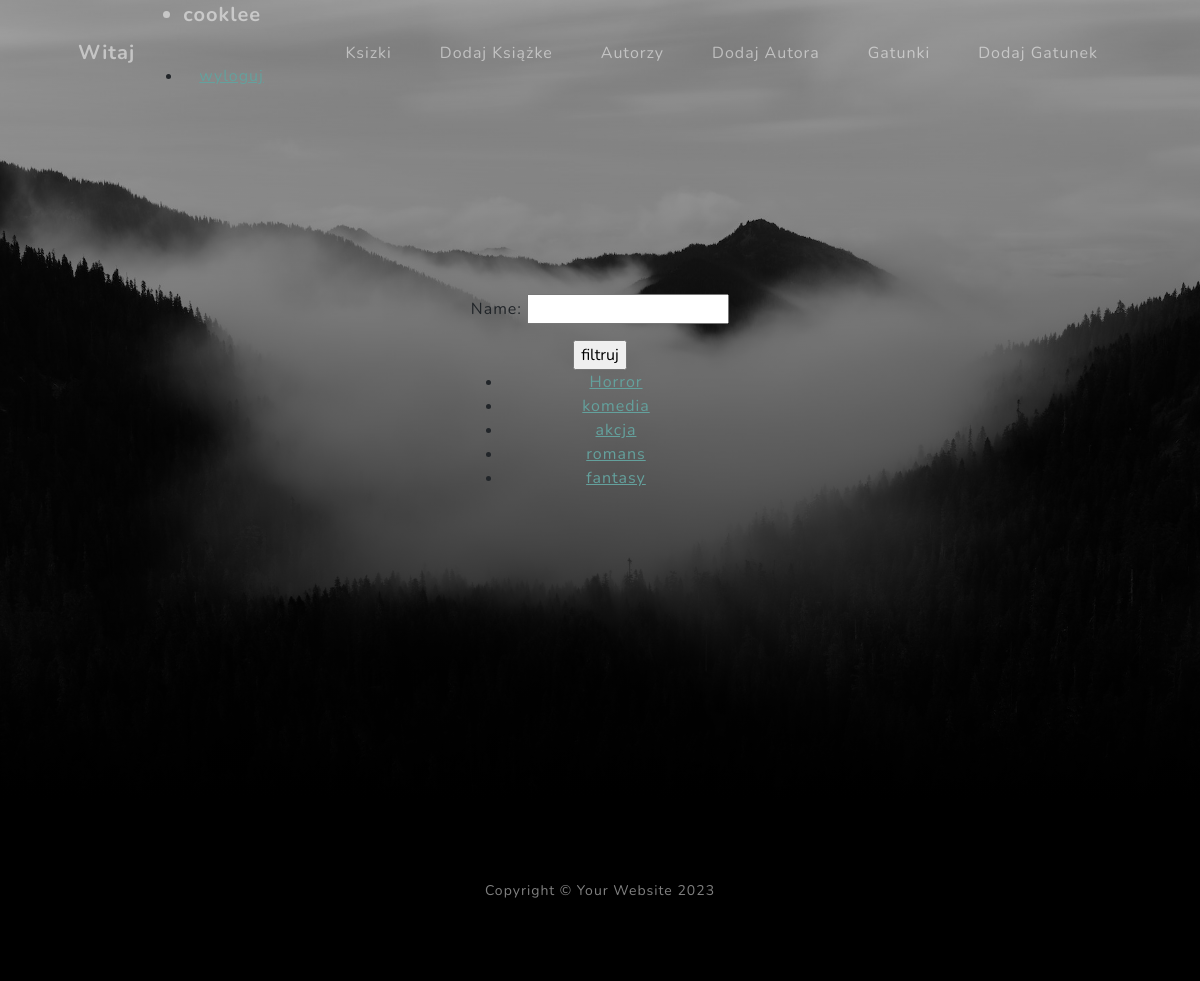
The page /listGenre/ (signed in) on the database its author committed.
### polka/models.py (models this page shows)
class Genre(models.Model):
    name = models.CharField(max_length=50)
    def get_absolute_url(self):
        return reverse('detail_genre', args=(self.id,))
    def __str__(self):
        return self.name

### polka/views.py (the view)
# urls.py: path('listGenre/', views.ListGenreView.as_view(), name='list_genre'),
class ListGenreView(View):
    def get(self, request):
        genres = Genre.objects.all()
        form = GenreSearchForm(request.GET)
        if form.is_valid():
            name = form.cleaned_data.get('name', '')
            genres = genres.filter(name__icontains=name)
        return render(request, 'list_view.html', {'object_list': genres, 'form': form})

### polka/forms.py
class GenreSearchForm(forms.Form):
    name = forms.CharField(max_length=50, required=False)

### templates/list_view.html
{% extends 'index.html' %}
{% block zawartosc %}
    {% if form %}
        <form>
            {{ form.as_p }}
            <input type="submit" value="filtruj">
        </form>
    {% endif %}
    {% include 'list.html' %}
{% endblock %}

### templates/navbar.html (shortened to what this page needs)
<div class="container px-4 px-lg-5">
    <a class="navbar-brand" href="#page-top">Witaj {% if user.is_authenticated %}
        <ul>
            <li>{{ user.username }} </li>
            <li><a href="{% url 'logout_view' %}">wyloguj</a></li>
        </ul>
    {% else %}
        nieznajomy
        <a href="{% url 'login_view' %}">zaloguj</a>
    {% endif %}</a>
    <div class="collapse navbar-collapse" id="navbarResponsive">
        <ul class="navbar-nav ms-auto">
            <li class="nav-item"><a class="nav-link" href="{% url 'list_book' %}">Ksizki</a></li>
            <li class="nav-item"><a class="nav-link" href="{% url 'add_book' %}">Dodaj Książke</a></li>
            <li class="nav-item"><a class="nav-link" href="{% url  'authors' %}">Autorzy</a></li>
            <li class="nav-item"><a class="nav-link" href="{% url  'add_author' %}">Dodaj Autora</a></li>
            <li class="nav-item"><a class="nav-link" href="{% url 'list_genre' %}">Gatunki</a></li>
            <li class="nav-item"><a class="nav-link" href="{% url 'add_genre' %}">Dodaj Gatunek</a></li>
        </ul>
    </div>
</div>

### templates/list.html
<ul>
    {% for obj in object_list %}
        <li><a href="{{ obj.get_absolute_url }}"> {{ obj }}</a></li>
    {% endfor %}
</ul>

### rows shown on the page
Genre: name "Horror"
Genre: name "komedia"
Genre: name "akcja"
Genre: name "romans"
Genre: name "fantasy"

### other values the page prints
{{ user.username }} "cooklee"
